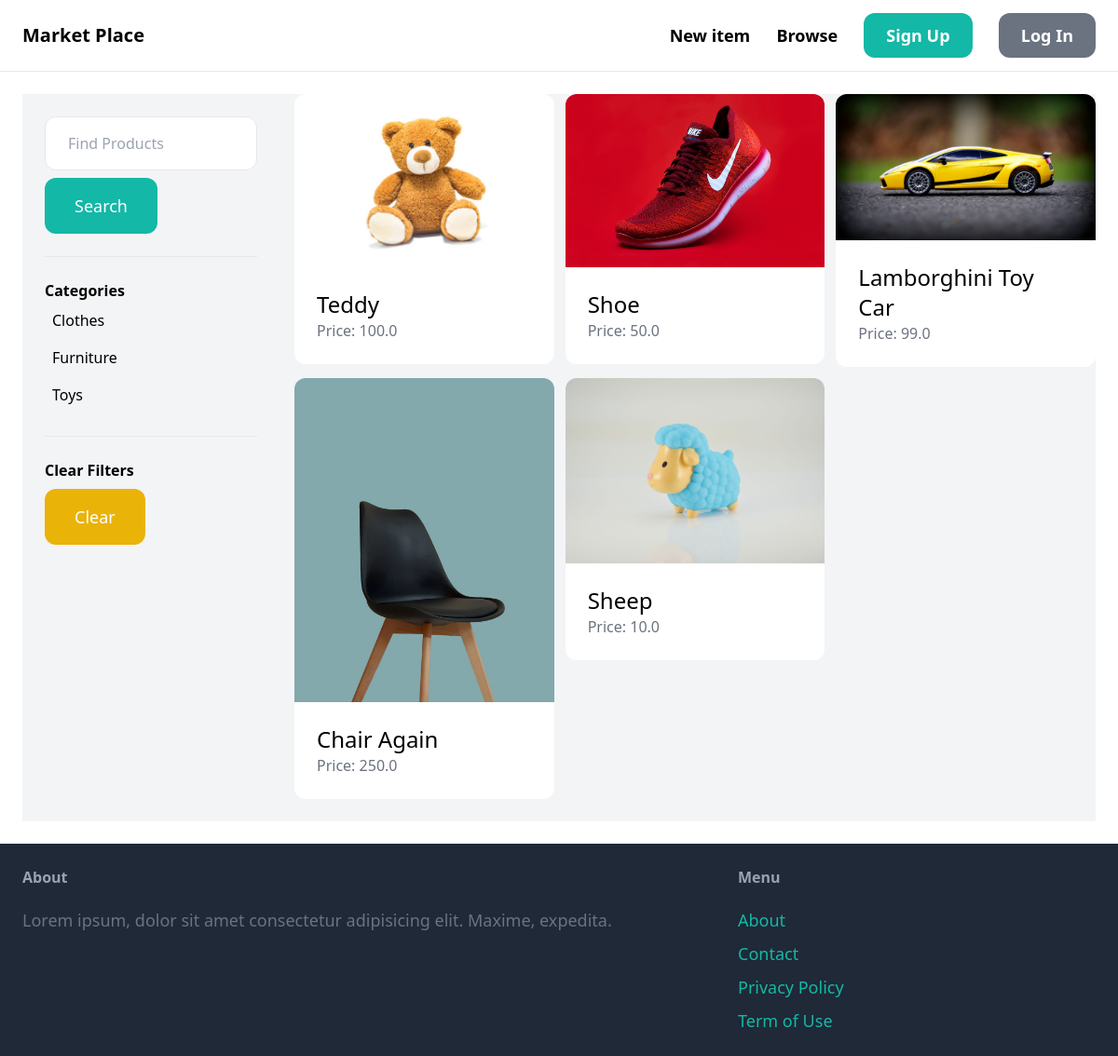
The app's page /items/ with its own data.
### item/models.py (models this page shows, shortened)
class Category(models.Model):
    name = models.CharField(max_length=255)
    class Meta:
        ordering = ('name',)
        verbose_name_plural = 'Categories'

class Item(models.Model):
    category = models.ForeignKey(Category, related_name='items', on_delete=models.CASCADE)
    name = models.CharField(max_length=255)
    description = models.TextField(blank=True, null=True)
    price = models.FloatField()
    image = models.ImageField(upload_to='item_images', blank=True, null=True)
    is_sold = models.BooleanField(default=False)
    created_by = models.ForeignKey(User, related_name='items', on_delete=models.CASCADE)
    created_at = models.DateTimeField(auto_now_add=True)

### item/views.py (the view)
# urls.py: path('', views.items, name='items'),
def items(request):
    query = request.GET.get('query', '')
    category_id = request.GET.get('category', 0)
    categories = Category.objects.all()
    items = Item.objects.filter(is_sold=False)
    if category_id:
        items = items.filter(category_id=category_id)
    if query:
        items = items.filter(Q(name__icontains=query) |
                             Q(description__icontains=query))
    return render(request, 'item/items.html', {
        'items': items,
        'query': query,
        'categories': categories,
        'category_id': int(category_id),
    })

### item/templates/item/items.html (shortened to what this page needs)
{% extends "core/base.html" %}
{%block content %}
<div class=" pb-6 grid grid-cols-4 gap-4 bg-gray-100">
  <div class="m-6 col-span-1">
    <form action="{% url 'item:items' %}" method="get">
      <input name="query" class="w-full py-4 px-6 border rounded-xl" type="text" value="{{query}}"
        placeholder="Find Products" />
      <button class="mt-2 py-4 px-8 text-lg bg-teal-500 text-white rounded-xl">
        Search
      </button>
    </form>
    <hr class="my-6" />
    <p class="font-semibold">Categories</p>
    <ul>
      {% for category in categories %}
      <li class="py-2 px-2 rounded-xl{% if category.id == category_id %} bg-gray-200 {% endif %}">
        <a href="{% url 'item:items' %}?query={{ query }}&category={{ category.id }}">{{ category.name }}</a>
      </li>
      {% endfor %}
    </ul>
    <hr class="my-6" />
    <p class="font-semibold">Clear Filters</p>
    <ul>
      <li>
        <a href="{% url 'item:items' %}"
          class="mt-2 py-4 px-8 inline-block bg-yellow-500 text-lg rounded-xl text-white">Clear</a>
      </li>
    </ul>
  </div>
  <div class="col-span-3">
    <div class="grid grid-cols-3 gap-3">
      {% for item in items %}
      <div>
        <a href="{% url 'item:detail' item.id %}">
          <div>
            <img src="{{ item.image.url }}" class="rounded-t-xl" />
          </div>
          <div class="p-6 bg-white rounded-b-xl">
            <h2 class="text-2xl">{{ item.name }}</h2>
            <p class="text-gray-500">Price: {{ item.price }}</p>
          </div>
        </a>
      </div>
      {% endfor %}
    </div>
  </div>
</div>
{% endblock content %}

### records on screen
Category: name "Clothes"
Category: name "Furniture"
Category: name "Toys"
Item: image (picture), name "Teddy", price "100.0"
Item: image (picture), name "Shoe", price "50.0"
Item: image (picture), name "Lamborghini Toy Car", price "99.0"
Item: image (picture), name "Chair Again", price "250.0"
Item: image (picture), name "Sheep", price "10.0"
